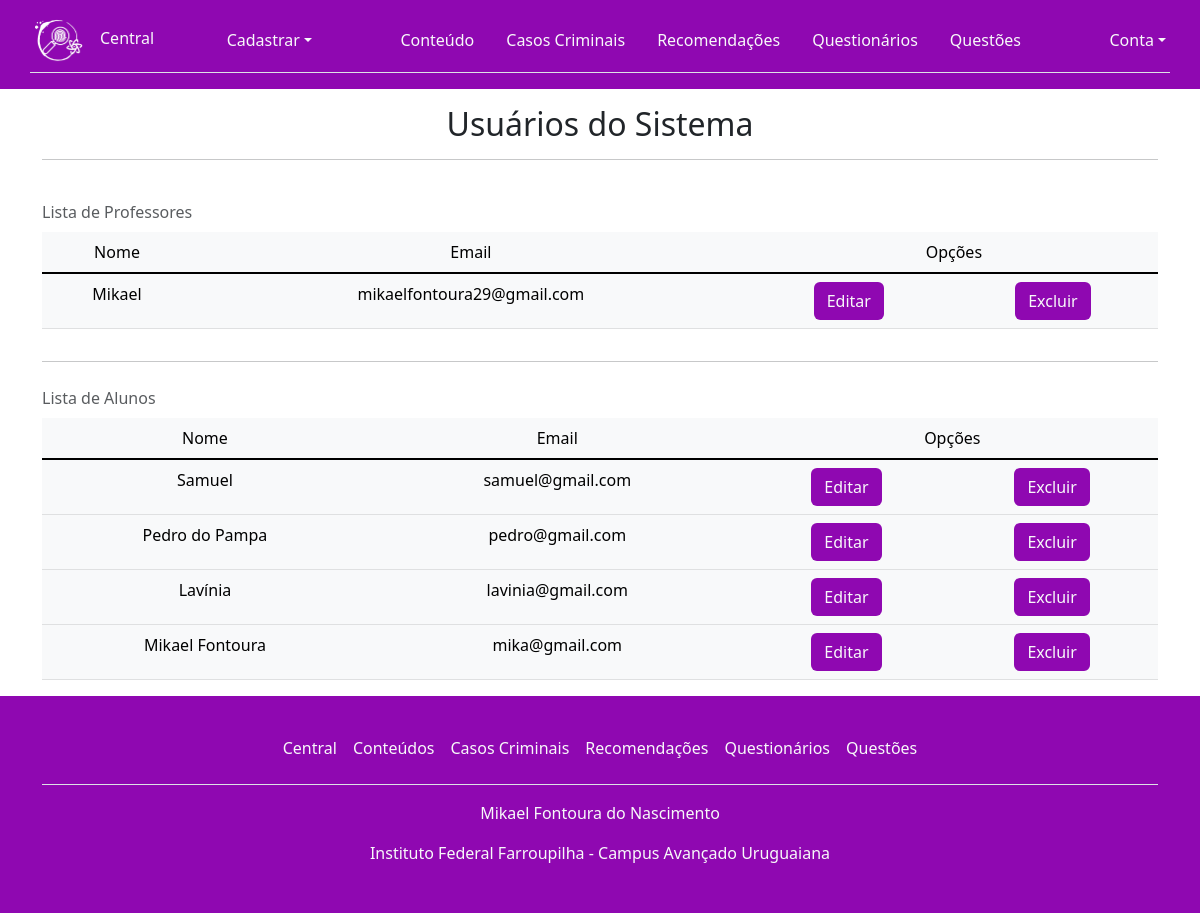
Page /list_users.php (signed in) on the committed database.
### tables this page shows
CREATE TABLE `usuario` (
  `id_usuario` int(11) NOT NULL,
  `nome` varchar(100) NOT NULL,
  `email` varchar(100) NOT NULL,
  `senha` varchar(255) NOT NULL,
  `tipo` int(11) NOT NULL
);

### list_users.php (the view, shortened to what this page needs)
<?php
include_once('controle.php');
$id_usuario = $_SESSION['id_usuario'];
$sql = "SELECT * FROM usuario WHERE id_usuario = $id_usuario";
$resultado = mysqli_query($conexao, $sql);
?>
<!DOCTYPE html>
<html lang="pt-BR">
<head>
    <link rel="stylesheet" href="https://cdnjs.cloudflare.com/ajax/libs/font-awesome/6.4.0/css/all.min.css" />
    <link rel="stylesheet" href="./assets/css/bootstrap.css">
    <link rel="stylesheet" href="./assets/css/pacote.css">
</head>
<body>
    <?php include_once('cabecalho.php'); ?>
    <main class="container">
        <div class="row">
            <div class="col">
                <div class="text-center py-3">
                    <h2>Usuários do Sistema</h2>
                    <hr>
                </div>
            </div>
        </div>
        <div class="row">
            <div class="col">
                <div class="table-responsive">
                    <table class="table table-light table-hover caption-top">
                        <caption>Lista de Professores</caption>
                        <thead class="text-center">
                            <tr>
                                <td>Nome</td>
                                <td>Email</td>
                                <td colspan="2">Opções</td>
                            </tr>
                        </thead>
                        <tbody class="table-group-divider">
                            <?php $sql = "SELECT * FROM usuario WHERE tipo = 1";
                            $result = mysqli_query($conexao, $sql);
                            $professores = mysqli_fetch_all($result, MYSQLI_ASSOC);
                            foreach ($professores as $professor) { ?>
                                <tr class="text-center">
                                    <td><?= $professor['nome']; ?></td>
                                    <td><?= $professor['email']; ?></td>
                                    <td><a href="edit_usuario.php?id_usuario=<?= $professor['id_usuario']; ?>" class="card-link btn text-light" style="background-color: var(--color-purple);">Editar</a></td>
                                    <td><button type="button" class="card-link btn text-light" style="background-color: var(--color-purple);" data-bs-toggle="modal" data-bs-target="#excluir<?= $professor['id_usuario']; ?>">Excluir</button></td>
                                </tr>
                            <?php } ?>
                        </tbody>
                    </table>
                </div>
            </div>
        </div>
        <hr>
        <div class="row">
            <div class="col">
                <div class="table-responsive">
                    <table class="table table-light table-hover caption-top">
                        <caption>Lista de Alunos</caption>
                        <thead class="text-center">
                            <tr>
                                <td>Nome</td>
                                <td>Email</td>
                                <td colspan="2">Opções</td>
                            </tr>
                        </thead>
                        <tbody class="table-group-divider">
                            <?php $sql = "SELECT * FROM usuario WHERE tipo = 0";
                            $result = mysqli_query($conexao, $sql);
                            $usuarios = mysqli_fetch_all($result, MYSQLI_ASSOC);
                            foreach ($usuarios as $usuario) { ?>
                                <tr class="text-center">
                                    <td><?= $usuario['nome']; ?></td>
                                    <td><?= $usuario['email']; ?></td>
                                    <td><a href="edit_usuario.php?id_usuario=<?= $usuario['id_usuario']; ?>" class="card-link btn text-light" style="background-color: var(--color-purple);">Editar</a></td>
                                    <td><button type="button" class="card-link btn text-light" style="background-color: var(--color-purple);" data-bs-toggle="modal" data-bs-target="#excluir<?= $usuario['id_usuario']; ?>">Excluir</button></td>
                                </tr>
                            <?php } ?>
                        </tbody>
                    </table>
                </div>
            </div>
        </div>
    </main>
    <?php include_once('rodape.php') ?>
</body>
</html>

### assets/css/pacote.css (style rules this page uses)
:root { --color-white: rgb(253, 253, 253); --color-dark: rgb(34, 34, 34); --color-purple: rgb(143, 8, 177); --color-blue-dark: rgb(26, 7, 56); --color-blue: rgb(23, 134, 134); --color-red: rgb(179, 2, 2); --color-green: rgb(12, 143, 1); }

### rows in the picture
usuario: nome "Mikael", email "mikaelfontoura29@gmail.com"
usuario: nome "Samuel", email "samuel@gmail.com"
usuario: nome "Pedro do Pampa", email "pedro@gmail.com"
usuario: nome "Lavínia", email "lavinia@gmail.com"
usuario: nome "Mikael Fontoura", email "mika@gmail.com"
